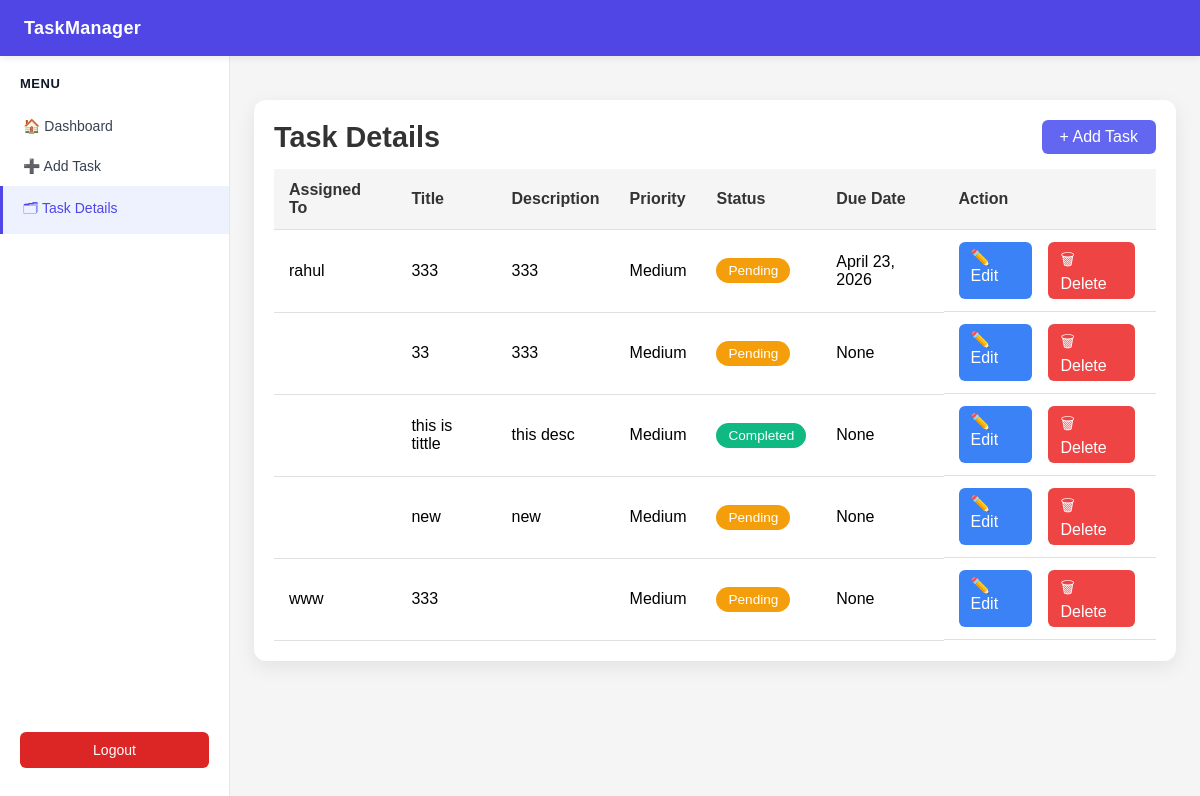
/allTask/ (signed in), run on an earlier commit of the app's database.
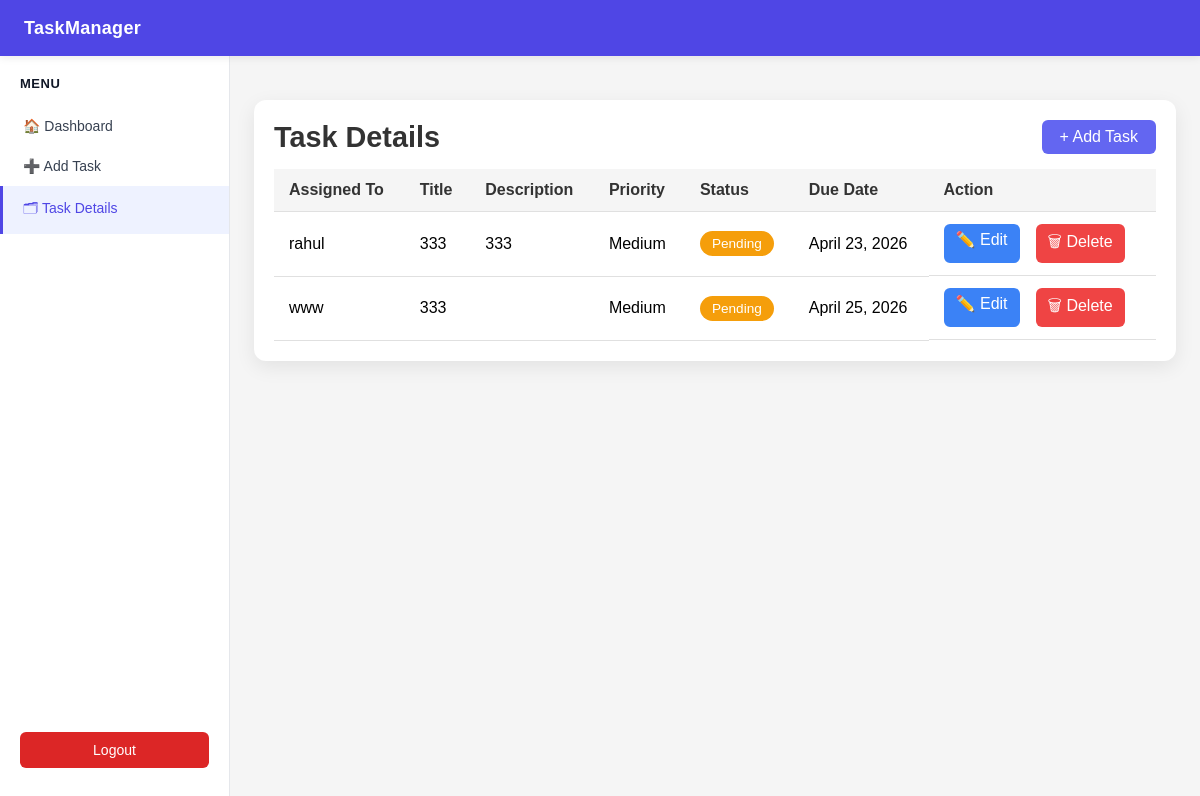
And on a later commit of the database.
### core/models.py (models this page shows, shortened)
class Task_model(models.Model):
    assigned_to = models.CharField(max_length=100, blank=True)
    title = models.CharField(max_length=200)
    description = models.TextField(blank=True)
    priority = models.CharField(max_length=20, default="Medium")
    status = models.CharField(max_length=20, default="Pending")
    due_date = models.DateField(null=True, blank=True)
    created_at = models.DateTimeField(auto_now_add=True)

### core/views.py (the view)
# urls.py: path('allTask/', views.allTask, name='allTask'),
@login_required
def allTask(request):
    result = Task_model.objects.all()
    return render(request, "core/allTask.html", {'data': result})

### core/templates/core/allTask.html (shortened to what this page needs)
{% extends "core/base.html" %}
{% load static %}
{% block css %}
<link rel="stylesheet" href="{% static 'core/allTask.css' %}">
{% endblock %}
{% block content %}
<div class="table-container">
    <div class="table-header">
        <h2>Task Details</h2>
        <a href="{% url 'addtask' %}" class="btn-add">+ Add Task</a>
    </div>
    <table class="task-table">
        <thead>
            <tr>
                <th>Assigned To</th>
                <th>Title</th>
                <th>Description</th>
                <th>Priority</th>
                <th>Status</th>
                <th>Due Date</th>
                <th>Action</th>
            </tr>
        </thead>
        <tbody>
            {% for x in data %}
            <tr>
                <td>{{ x.assigned_to }}</td>
                <td>{{ x.title }}</td>
                <td>{{ x.description }}</td>
                <td>{{ x.priority }}</td>
                <td>
                    <span class="status {{ x.status|lower|slugify }}">
                        {{ x.status }}
                    </span>
                </td>
                <td>{{ x.due_date }}</td>
                <td class="action-btns">
                    <a href="{% url 'edit' x.id %}" class="btn-edit">✏️ Edit</a>
                    <a href="{% url 'delete' x.id %}" class="btn-delete">🗑 Delete</a>
                </td>
            </tr>
            {% empty %}
            <tr>
                <td colspan="7" style="text-align:center; padding:15px; color:#999;">
                    No tasks available
                </td>
            </tr>
            {% endfor %}
        </tbody>
    </table>
</div>
{% endblock %}

What changed in the data, as far as the page shows it:
removed Task_model: title "33", description "333", priority "Medium", status "Pending", due_date "None"
removed Task_model: title "this is tittle", description "this desc", priority "Medium", status "Completed", due_date "None"
removed Task_model: title "new", description "new", priority "Medium", status "Pending", due_date "None"
changed Task_model "www": due_date "None" → "April 25, 2026"
